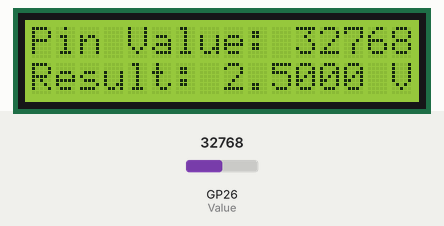
Bench run of a program on a simulated Raspberry Pi Pico running MicroPython. On the bench: 16×2 character LCD. Inputs (shaded band) come from the test bench; at power-on: GP26 (Value) = 32768 (analog values on the 0–65535 scale).

Above: at 1.2 s.
1.3 s: GP26 (Value) set to 45874
At 2.9 s:
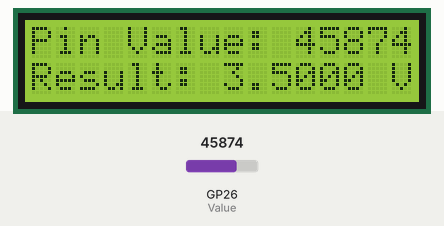
5.4 s: GP26 (Value) set to 57670
At 6.8 s:
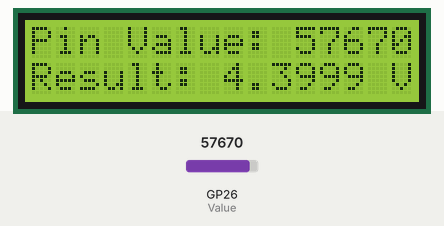
8.8 s: GP26 (Value) set to 65535
At 10.2 s:
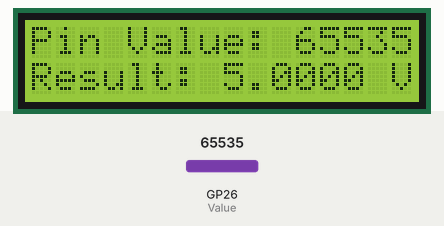
Timing chart, 0 to 11.8 s (numbered marks = the images above; inputs shaded):
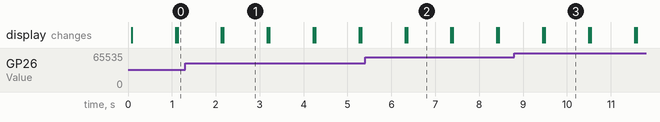

The program:

Potentiometer.py
```python
from machine import I2C, Pin
from pico_i2c_lcd import I2cLcd
i2c = I2C(0, sda=Pin(8), scl=Pin(9), freq=400000)
import utime

I2C_ADDR = i2c.scan()[0]
lcd = I2cLcd(i2c, I2C_ADDR, 2, 16)

delay = 1

Value = machine.ADC(26)
conversion_factor = 5/65535

while True:

  reading = Value.read_u16()
  data = reading * conversion_factor

  lcd.move_to(0,0)
  lcd.putstr("Pin Value: " + "{:.2f}".format(reading))

  lcd.move_to(0,1)
  lcd.putstr("Result: " + "{:.4f} V".format(data))

  utime.sleep(delay)
  lcd.clear()
  
```

Measured:
- after the input at 1.3 s, the display: first differs from a run without the input after 0.87 s (image 1)
- after the input at 5.4 s, the display: first differs from a run without the input after 0.96 s (image 2)
- after the input at 8.8 s, the display: first differs from a run without the input after 0.69 s (image 3)
- what the display in image 1 shows lasts 1.0 s, from 2.2 s to 3.2 s
